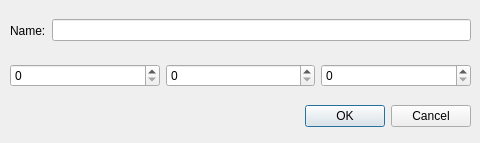
<?xml version="1.0" encoding="UTF-8"?>
<ui version="4.0">
 <class>RunnerDialog</class>
 <widget class="QDialog" name="RunnerDialog">
  <property name="geometry">
   <rect>
    <x>0</x>
    <y>0</y>
    <width>480</width>
    <height>143</height>
   </rect>
  </property>
  <property name="windowTitle">
   <string>Runner</string>
  </property>
  <widget class="QDialogButtonBox" name="buttonBox">
   <property name="geometry">
    <rect>
     <x>10</x>
     <y>100</y>
     <width>461</width>
     <height>32</height>
    </rect>
   </property>
   <property name="orientation">
    <enum>Qt::Horizontal</enum>
   </property>
   <property name="standardButtons">
    <set>QDialogButtonBox::Cancel|QDialogButtonBox::Ok</set>
   </property>
  </widget>
  <widget class="QWidget" name="horizontalLayoutWidget">
   <property name="geometry">
    <rect>
     <x>10</x>
     <y>10</y>
     <width>461</width>
     <height>41</height>
    </rect>
   </property>
   <layout class="QHBoxLayout" name="horizontalLayout">
    <item>
     <widget class="QLabel" name="label">
      <property name="text">
       <string>Name:</string>
      </property>
     </widget>
    </item>
    <item>
     <widget class="QLineEdit" name="lineEdit"/>
    </item>
   </layout>
  </widget>
  <widget class="QWidget" name="horizontalLayoutWidget_2">
   <property name="geometry">
    <rect>
     <x>10</x>
     <y>60</y>
     <width>461</width>
     <height>31</height>
    </rect>
   </property>
   <layout class="QHBoxLayout" name="horizontalLayout_2">
    <item>
     <widget class="QSpinBox" name="spinBox_hours"/>
    </item>
    <item>
     <widget class="QSpinBox" name="spinBox_mins"/>
    </item>
    <item>
     <widget class="QSpinBox" name="spinBox_secs"/>
    </item>
   </layout>
  </widget>
 </widget>
 <resources/>
 <connections>
  <connection>
   <sender>buttonBox</sender>
   <signal>accepted()</signal>
   <receiver>RunnerDialog</receiver>
   <slot>accept()</slot>
   <hints>
    <hint type="sourcelabel">
     <x>248</x>
     <y>254</y>
    </hint>
    <hint type="destinationlabel">
     <x>157</x>
     <y>274</y>
    </hint>
   </hints>
  </connection>
  <connection>
   <sender>buttonBox</sender>
   <signal>rejected()</signal>
   <receiver>RunnerDialog</receiver>
   <slot>reject()</slot>
   <hints>
    <hint type="sourcelabel">
     <x>316</x>
     <y>260</y>
    </hint>
    <hint type="destinationlabel">
     <x>286</x>
     <y>274</y>
    </hint>
   </hints>
  </connection>
 </connections>
</ui>
